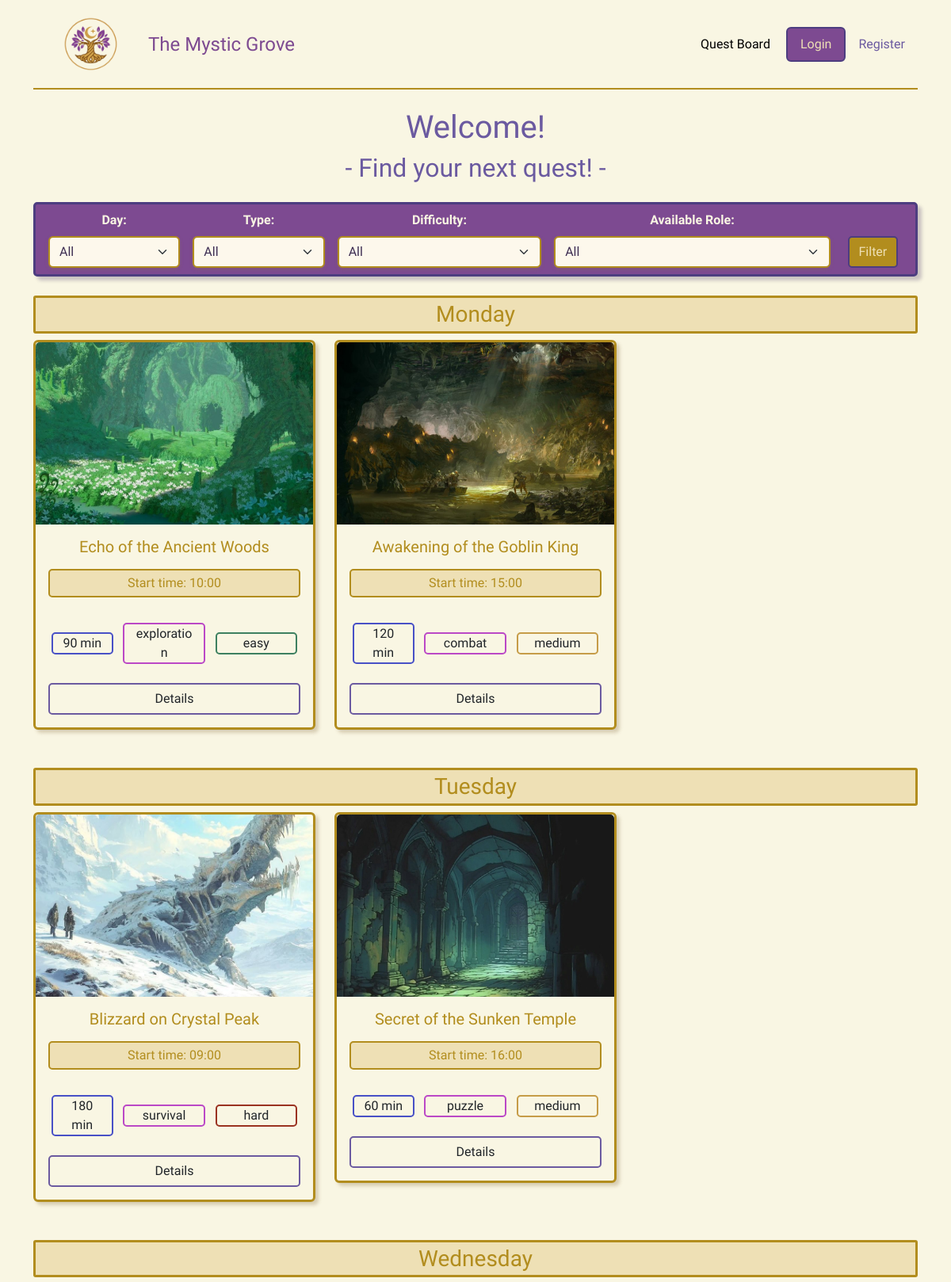
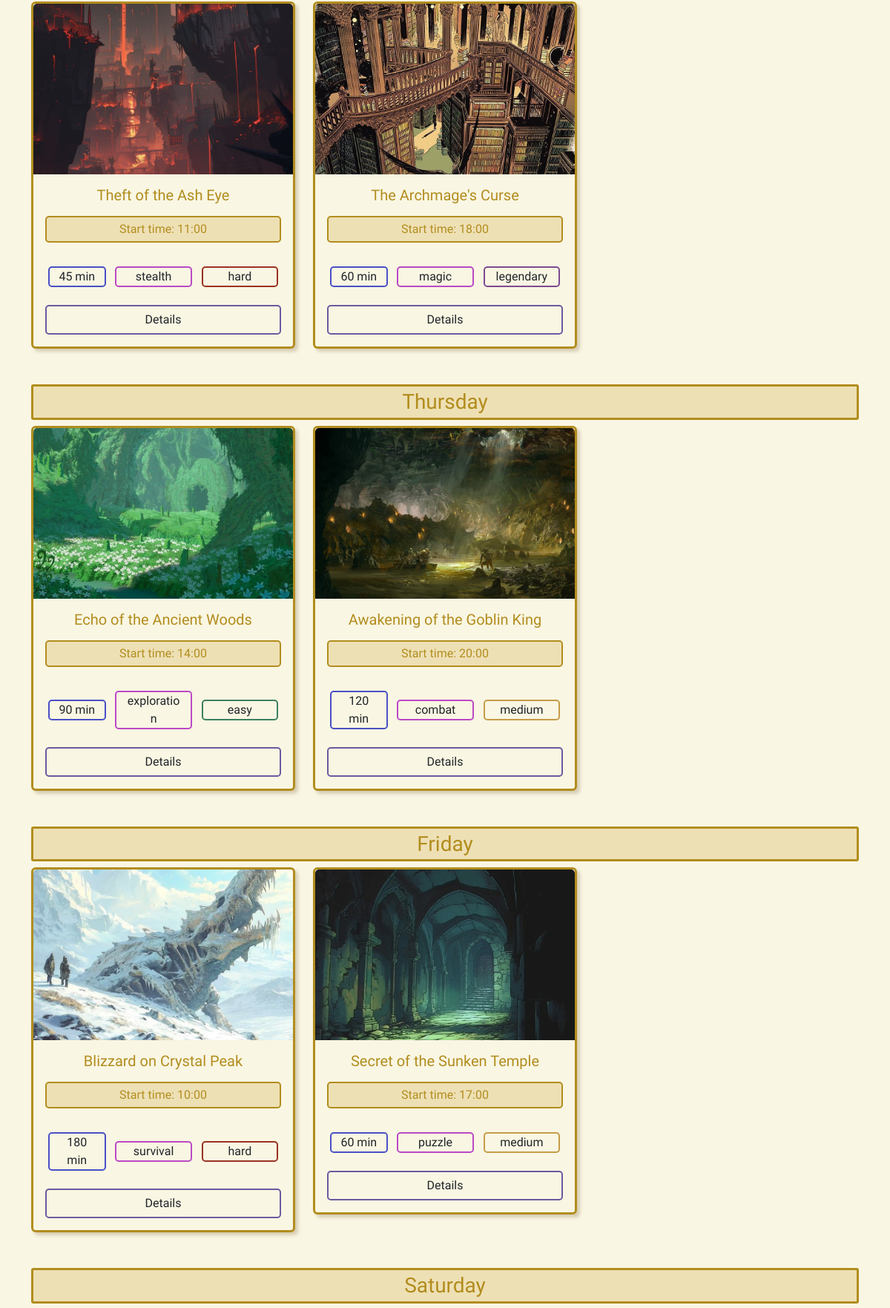
The page / (upper part) on the database its author committed (2 pictures, top to bottom).
### tables this page shows
CREATE TABLE "quest_sessions" (
	"id"	INTEGER NOT NULL,
	"quest_id"	INTEGER NOT NULL,
	"day"	TEXT NOT NULL,
	"start_time"	TEXT NOT NULL,
	"location"	TEXT NOT NULL,
	PRIMARY KEY("id" AUTOINCREMENT),
	FOREIGN KEY("quest_id") REFERENCES "quests"("id")
);

CREATE TABLE "quests" (
	"id"	INTEGER NOT NULL,
	"title"	TEXT NOT NULL,
	"duration_min"	INTEGER NOT NULL,
	"quest_type"	TEXT NOT NULL,
	"difficulty"	TEXT NOT NULL,
	"description"	TEXT NOT NULL,
	"quest_img"	TEXT NOT NULL,
	PRIMARY KEY("id" AUTOINCREMENT)
);

### app.py (the view)
@app.route('/')
def home():
    filter_day = request.args.get('day', 'all')
    filter_type = request.args.get('type', 'all')
    filter_difficulty = request.args.get('difficulty', 'all')
    filter_role = request.args.get('role', 'all')
    db_sessions = quest_sessions_dao.get_all_sessions()
    sessions_filtered = []
    for s in db_sessions:
        if filter_day != 'all' and s['day'] != filter_day:
            continue
        if filter_type != 'all' and s['quest_type'] != filter_type:
            continue
        if filter_difficulty != 'all' and s['difficulty'] != filter_difficulty:
            continue
        db_taken_places = enrollments_dao.get_places_taken(s['id'])
        free_places = {}
        free_places['warrior'] = 4 - db_taken_places['warrior']
        free_places['mage'] = 3 - db_taken_places['mage']
        free_places['healer'] = 2 - db_taken_places['healer']
        if filter_role != 'all' and free_places[filter_role] <= 0:
            continue
        session_data = dict(s)
        session_data['free_places'] = free_places
        sessions_filtered.append(session_data)
    days_order = ['monday', 'tuesday', 'wednesday', 'thursday', 'friday', 'saturday', 'sunday']
    sessions_order_by_day = {}
    for d in days_order:
        sessions_order_by_day[d] = []
        for session in sessions_filtered:
            if session['day'] == d:
                sessions_order_by_day[d].append(session)
    return render_template('index.html', sessions_order_by_day=sessions_order_by_day)

### enrollments_dao.py (called while the page is built)
def get_places_taken(p_session_id):
    query = """
        SELECT class, SUM(places) as places
        FROM enrollments
        WHERE session_id = ?
        GROUP BY class
    """
    conn = sqlite3.connect(DB_PATH)
    conn.row_factory = sqlite3.Row
    cursor = conn.cursor()
    cursor.execute(query, (p_session_id,))
    rows = cursor.fetchall()
    cursor.close()
    conn.close()
    places = {"warrior": 0, "mage": 0, "healer": 0}
    for r in rows:
        places[r["class"]] = r["places"]
    return places

### quest_sessions_dao.py (called while the page is built)
def get_all_sessions():
    query = """
        SELECT qs.*, q.title, q.description, q.duration_min, q.quest_type, q.difficulty, q.quest_img
        FROM quest_sessions qs
        JOIN quests q ON qs.quest_id = q.id
        ORDER BY
            CASE qs.day
                WHEN 'monday' THEN 1
                WHEN 'tuesday' THEN 2
                WHEN 'wednesday' THEN 3
                WHEN 'thursday' THEN 4
                WHEN 'friday' THEN 5
                WHEN 'saturday' THEN 6
                WHEN 'sunday' THEN 7
            END,
            qs.start_time
    """
    conn = sqlite3.connect(DB_PATH)
    conn.row_factory = sqlite3.Row
    cursor = conn.cursor()
    cursor.execute(query)
    sessions = cursor.fetchall()
    cursor.close()
    conn.close()
    return sessions

### templates/index.html (shortened to what this page needs)
{% extends "base.html" %}
{% block content %}
<div class="filter col-12 text-center mt-2">
    <header class="welcome-title pt-2 mb-4 mt-2">
        {% if not current_user.is_authenticated %}
            <h1>Welcome!</h1>
            <h2> - Find your next quest! - </h2>
        {% else %}
            <h1>Welcome back {{current_user.username}}!</h1>
            {% if current_user.role == 'adventurer' %}
                <h2> - Find your next quest! - </h2>
            {% endif %}
        {% endif %}
    </header>
    <form action="{{ url_for('home') }}" method="GET" class="filter-menu">
        <div class="row g-3 align-items-end justify-content-between">
            <div class="col-12 col-md-2">
                <label for="day_filter"
                    class="form-label fw-bold">Day:</label>
                <select name="day" id="day_filter"
                    class="form-select">
                    <option value="all" selected>All</option>
                </select>
            </div>
            <div class="col-12 col-md-2">
                <label for="type-filter"
                    class="form-label fw-bold">Type:</label>
                <select name="type" id="type-filter"
                    class="form-select">
                    <option value="all" selected>All</option>
                </select>
            </div>
            <div class="col-12 col-md-3">
                <label for="difficulty-filter"
                    class="form-label fw-bold">Difficulty:</label>
                <select name="difficulty" id="difficulty-filter"
                    class="form-select">
                    <option value="all" selected>All</option>
                </select>
            </div>
            <div class="col-12 col-md-4">
                <label for="filtro_ruolo"
                    class="form-label fw-bold">Available
                    Role:</label>
                <select name="role" id="filtro_ruolo"
                    class="form-select">
                    <option value="all" selected>All</option>
                </select>
            </div>
            <div class="col-md-1 ">
                <button type="submit"
                    class="btn btn-filter">Filter
                </button>
            </div>
        </div>
    </form>
    <section class="quest-section col-12 mt-4">
        {% for day, sessions in sessions_order_by_day.items() %}
        {% if sessions != [] %}
        <h3 class="day-header p-1"> {{day|capitalize}}</h3>
        <div class="row g-4 quests mb-5">
            {% for session in sessions %}
            <div class="col-12 col-md-4 col-lg-4">
                <article class="card quest-card  shadow-sm">
                    <img
                        src="{{ url_for('static', filename=session.quest_img) }}"
                        class="card-img-top" alt="...">
                    <div class="card-body">
                        <h5 class="card-title mb-3 gold">{{session.title}}</h5>
                        <p class="badge-gold p-1"> Start time:
                            {{session.start_time}}</p>
                        <div
                            class="row p-3 justify-content-between align-items-center">
                            <span class="quest-duration col-md-3">
                                {{session.duration_min}} min
                            </span>
                            <span
                                class="quest-type col-md-4">
                                {{session.quest_type}}
                            </span>
                            <span
                                class="quest-info col-md-4 badge-{{ session.difficulty }}">
                                {{session.difficulty}}
                            </span>
                        </div>
                        <a
                            href="{{ url_for('quest_session', session_id=session.id) }}"
                            class="btn btn-details d-block mt-2">Details</a>
                    </div>
                </article>
            </div>
            {% endfor %}
        </div>
        {% endif %}
        {% endfor %}
    </section>
</div>
{% endblock %}

### static/css/styles.css (style rules this page uses)
body { font-family: "Philosopher", serif; font-weight: 400; background-color: #f9f6e3; color: #251e3a; }
h1, h2, h3, h4, h5, .navbar-guild-title { font-family: "Rye", serif; font-weight: 400; font-style: normal; }
.gold { color: #b28d1e; }
.welcome-title { color: #6b5aa0; }
.quest-card { border: 3px solid #b28d1e !important; background-color: #f9f6e3 !important; box-shadow: 4px 4px 4px rgba(139, 111, 71, 0.3) !important; }
.quest-creation-card, .session-creation-card, .filter-menu { background-color: #7d4a91 !important; border: 3px solid #4d3d80 !important; border-radius: 5px; padding: 0.5rem 1rem; color: #f9f6e3; box-shadow: 5px 5px 4px rgba(59, 41, 93, 0.25); }
.form-select, .form-control { background-color: #fdf8ec; border: 2px solid #b28d1e; color: #3d2d52; box-shadow: 0 2px 4px rgba(139, 111, 71, 0.3); }
.btn-filter, .btn-gold { border: 2px solid #4d3d80 !important; border-radius: 5px; background-color: #b28d1e; color: #eee0b5; }
.btn-details, .btn-purple { border: 2px solid #6b5aa0 !important; border-radius: 5px; }
.day-header { border: 3px solid #b28d1e; background-color: #eee0b5; border-radius: 3px; color: #b28d1e !important; padding: 6px 0.2rem 0.1rem; }
.quest-duration { border: 2px solid #4850c6; border-radius: 5px; }
.quest-type { border: 2px solid #bb48c6; border-radius: 5px; }
.badge-easy { border: 2px solid #3d8060; border-radius: 5px; }
.badge-medium { border: 2px solid #c69c48; border-radius: 5px; }
.badge-hard { border: 2px solid #9a3221; border-radius: 5px; }
.badge-legendary { border: 2px solid #7d4a91; border-radius: 5px; }
.badge-gold { border: 2.5px solid #b28d1e; background-color: #eee0b5 ; color: #b28d1e ; border-radius: 5px; }
.card-img-top { width: 100%; height: 230px; object-fit: cover; }

### rows shown on the page
quest_sessions: quest_img (picture), title "Echo of the Ancient Woods", start_time "10:00", duration_min "90", quest_type "exploration", difficulty "easy"
quest_sessions: quest_img (picture), title "Awakening of the Goblin King", start_time "15:00", duration_min "120", quest_type "combat", difficulty "medium"
quest_sessions: quest_img (picture), title "Blizzard on Crystal Peak", start_time "09:00", duration_min "180", quest_type "survival", difficulty "hard"
quest_sessions: quest_img (picture), title "Secret of the Sunken Temple", start_time "16:00", duration_min "60", quest_type "puzzle", difficulty "medium"
quest_sessions: quest_img (picture), title "Theft of the Ash Eye", start_time "11:00", duration_min "45", quest_type "stealth", difficulty "hard"
quest_sessions: quest_img (picture), title "The Archmage's Curse", start_time "18:00", duration_min "60", quest_type "magic", difficulty "legendary"
quest_sessions: quest_img (picture), title "Echo of the Ancient Woods", start_time "14:00", duration_min "90", quest_type "exploration", difficulty "easy"
quest_sessions: quest_img (picture), title "Awakening of the Goblin King", start_time "20:00", duration_min "120", quest_type "combat", difficulty "medium"
quest_sessions: quest_img (picture), title "Blizzard on Crystal Peak", start_time "10:00", duration_min "180", quest_type "survival", difficulty "hard"
quest_sessions: quest_img (picture), title "Secret of the Sunken Temple", start_time "17:00", duration_min "60", quest_type "puzzle", difficulty "medium"

### other values the page prints
{{ day|capitalize }} "Monday" "Tuesday" "Wednesday" "Thursday" "Friday" "Saturday"
